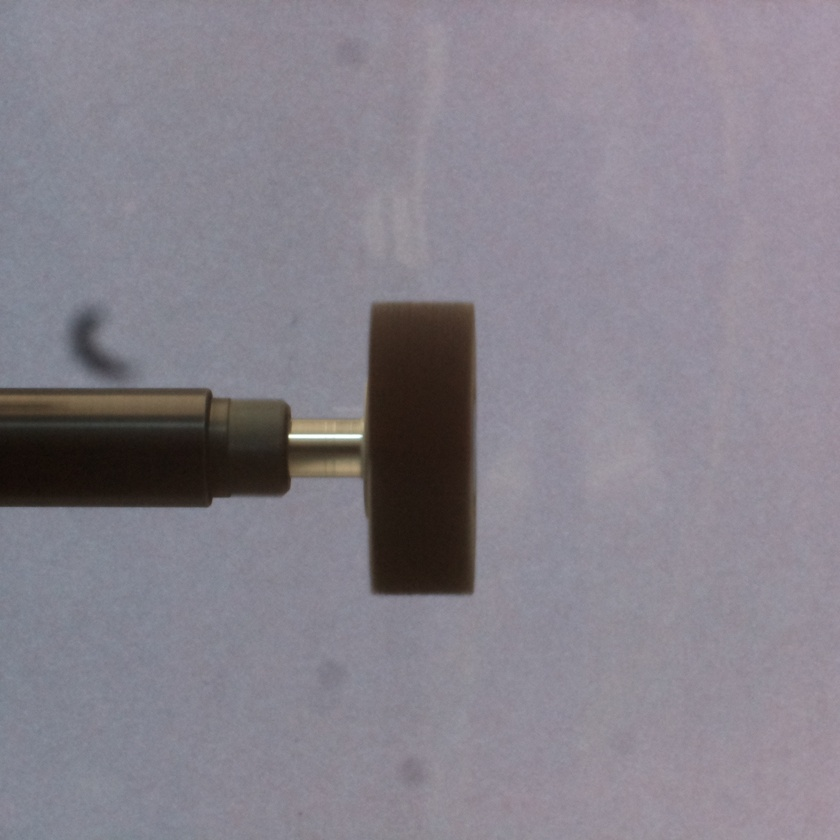
#> input picture Images/30mm/2024_08_16-09_16_image_raw.jpeg, 840 x 840 px, shrunk from 2000 x 2000 before the run, found by its file name
$ python test_30.py
#> lines starting #> are read from the running program, lines starting #| are printed output that depends on the picture; after the words box and inside, x2 and y2 are one past the last pixel; in counts of white or black regions, pixels touching at a corner belong together
import cv2
import numpy as np
import matplotlib.pyplot as plt
from scipy.signal import find_peaks # type: ignore
from scipy.interpolate import splprep, splev # type: ignore

def draw_dashed_line(image, start_point, end_point, color, thickness, dash_length):
    x1, y1 = start_point
    x2, y2 = end_point

    total_length = np.sqrt((x2 - x1) ** 2 + (y2 - y1) ** 2)
    num_dashes = int(total_length // dash_length)

    for i in range(num_dashes):
        start = (int(x1 + (x2 - x1) * i / num_dashes), int(y1 + (y2 - y1) * i / num_dashes))
        end = (int(x1 + (x2 - x1) * (i + 0.5) / num_dashes), int(y1 + (y2 - y1) * (i + 0.5) / num_dashes))
        cv2.line(image, start, end, color, thickness)

def draw_vertical_lines_on_image(input_image_path, output_image_path, line_distance):
    # Load the input image
#> called with line_distance = 5
    image = cv2.imread(input_image_path)
#> image is the input picture: shape (840, 840, 3); mean B, G, R 138.8, 129.3, 134.1

    # Convert to grayscale
    gray_image = cv2.cvtColor(image, cv2.COLOR_BGR2GRAY)

    # Convert to binary image using thresholding
    _, binary_image = cv2.threshold(gray_image, 100, 255, cv2.THRESH_BINARY)
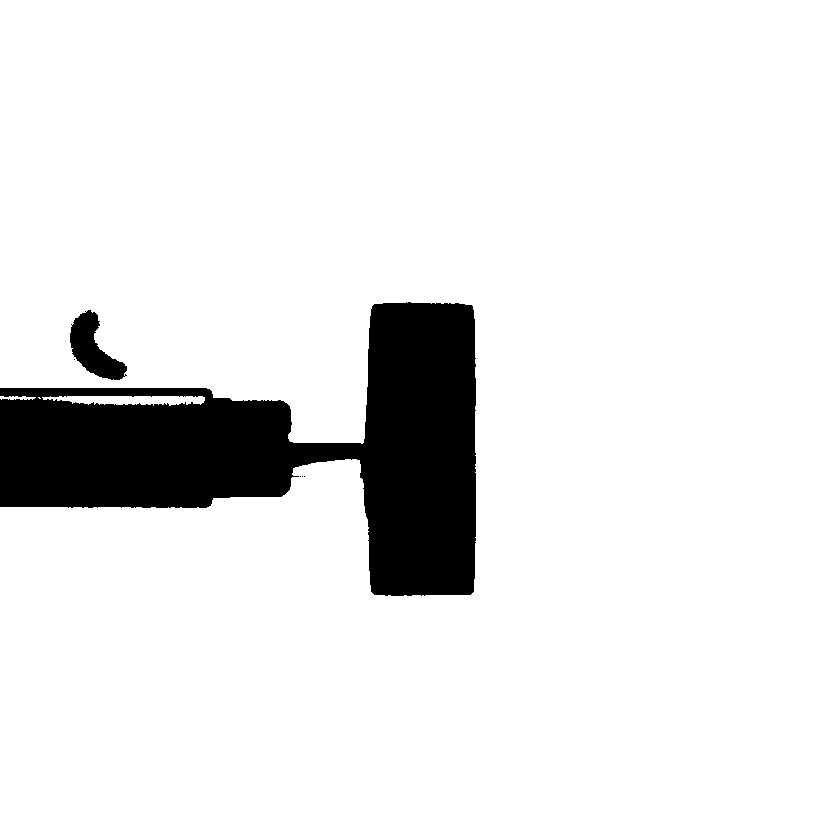
#> binary_image: shape (840, 840); 90.6% white; 6 black regions (4 under 20 px), largest, box (x1, y1, x2, y2) and area: (0, 302, 476, 596) 64588, (70, 310, 127, 380) 1949

    # Apply Gaussian blur to the binary image
    blurred_image = cv2.GaussianBlur(binary_image, (5, 5), 0)

    # Detect edges using Canny edge detection
    edges = cv2.Canny(blurred_image, 100, 200)
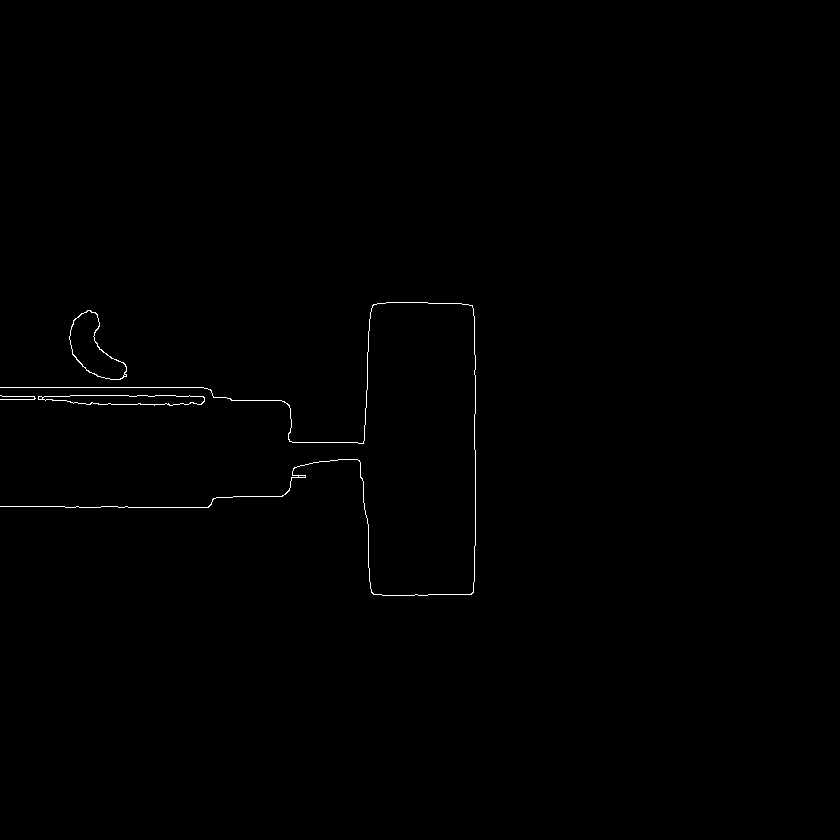
#> edges: shape (840, 840); 0.32% white in thin lines or dots, all inside (x1, y1, x2, y2) = (0, 302, 476, 596)

    # Increase the thickness of the edges
    kernel = np.ones((thickness, thickness), np.uint8)
    edges = cv2.dilate(edges, kernel, iterations=1)
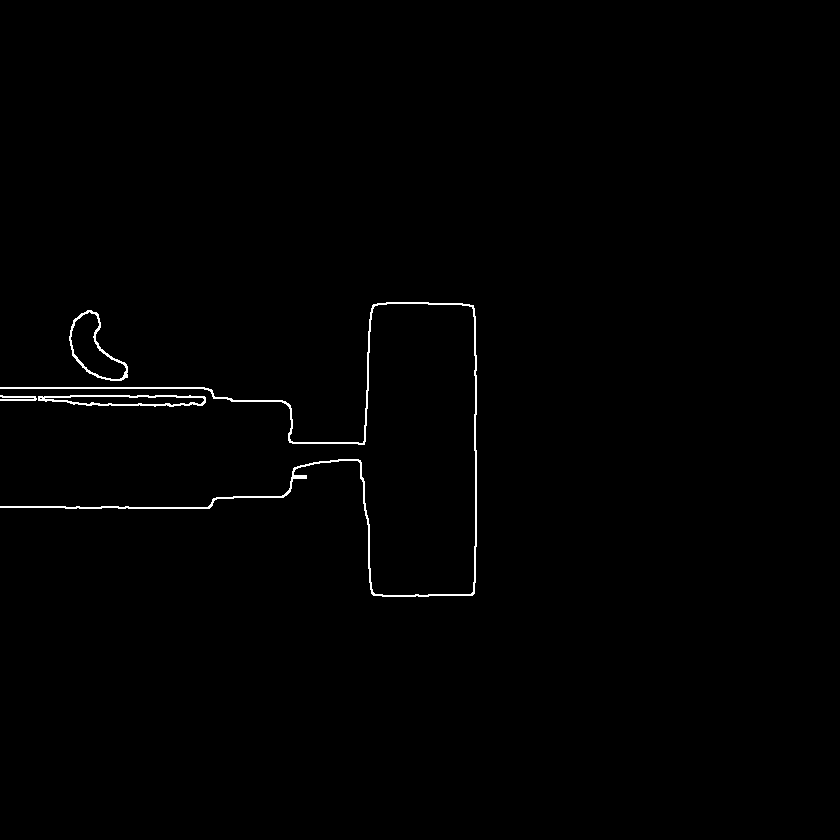
#> edges: shape (840, 840); 0.66% white in thin lines or dots, all inside (x1, y1, x2, y2) = (0, 302, 477, 597)

    # Get the coordinates of edge points
    edge_points = np.column_stack(np.where(edges > 0))
#> edge_points = 4670 pairs, first value 302 to 596, second value 0 to 476

    # Extract x and y coordinates
    x_coords = edge_points[:, 1]
#> x_coords = 4670 values, max 476 at index 691, min 0 at index 1056, mean 243.2
    y_coords = edge_points[:, 0]
#> y_coords = 4670 values from 302 to 596

    # Define the range and bins for the histogram
    x_min, x_max = x_coords.min(), x_coords.max()
#> x_min = 0; x_max = 476
    bins = np.arange(x_min, x_max + 1)
#> bins = 477 values from 0 to 476

    # Calculate the histogram along the x-axis
    countsX, bin_edges = np.histogram(x_coords, bins=bins)
#> countsX = 476 values, max 420 at index 475, min 4 at index 37, mean 9.81; bin_edges = 477 values from 0 to 476
    bin_centers = (bin_edges[:-1] + bin_edges[1:]) / 2
#> bin_centers = 476 values from 0.5 to 475.5

    '''
    # Limit the data for visualization
    countsX = countsX[:250]
    bin_centers = bin_centers[:250]
    '''

    # Find peaks in the histogram
    peaks, _ = find_peaks(countsX, height=75, distance=50)
#> peaks = [368]

    '''
    # Filter out peaks that are out of the truncated range
    valid_peaks = peaks[peaks < len(countsX)]
    '''

    '''
    # Get peak heights and sort them
    if valid_peaks.size > 0:
        peak_heights = countsX[valid_peaks]
        sorted_peaks = np.argsort(peak_heights)[::-1]
        top_two_peaks = valid_peaks[sorted_peaks[:2]]
    else:
        top_two_peaks = []
    '''

    # Check if there are at least two peaks found
    if len(peaks) >= 2:
        # Get peak heights and sort them
        peak_heights = countsX[peaks]
        sorted_peaks = np.argsort(peak_heights)[::-1]
        top_two_peaks = peaks[sorted_peaks[:2]]

        # Sort the top two peaks by x-coordinate (left to right)
        top_two_peaks = top_two_peaks[np.argsort(bin_centers[top_two_peaks])]

        # Extract x-coordinates of the peaks
        left_peak_x = bin_centers[top_two_peaks[0]]
        right_peak_x = bin_centers[top_two_peaks[1]]

        # Calculate pixel-to-mm conversion factor
        pixel_to_mm = 10.0 / (right_peak_x - left_peak_x)
        print(f"Conversion factor of 1 pixel is {pixel_to_mm} mm")

        # Round values to 2 decimal places
        left_peak_x = round(left_peak_x, 2)
        right_peak_x = round(right_peak_x, 2)

        print(f"Left peak X-coordinate: {round(left_peak_x * pixel_to_mm, 2)}")
        print(f"Right peak X-coordinate: {round(right_peak_x * pixel_to_mm, 2)}")
    else:
        print("Less than two peaks detected.")
        return

    '''
    # Consider histogram endpoints as potential peaks
    potential_peaks = np.concatenate(([0], valid_peaks, [len(countsX)-1]))
    potential_heights = countsX[potential_peaks]
    sorted_potential_peaks = np.argsort(potential_heights)[::-1]
    top_two_peaks_with_ends = potential_peaks[sorted_potential_peaks[:2]]
    '''

    # Consider histogram endpoints as potential peaks
    potential_peaks = np.concatenate(([0], peaks, [len(countsX)-1]))
    potential_heights = countsX[potential_peaks]
    sorted_potential_peaks = np.argsort(potential_heights)[::-1]
    top_two_peaks_with_ends = potential_peaks[sorted_potential_peaks[:2]]

    # Plotting
    plt.figure(figsize=(15, 6))

    # Original image with edges
    plt.subplot(1, 2, 1)
    plt.imshow(cv2.cvtColor(image, cv2.COLOR_BGR2RGB))
    plt.contour(edges, colors='r', levels=[0.5])
    plt.title('Image with Edges')
    plt.axis('off')

    # Histogram and peaks
    plt.subplot(1, 2, 2)
    plt.bar(bin_centers, countsX, width=1, color='g', alpha=0.6, label='Histogram')
    plt.plot(bin_centers, countsX, label='Counts')

    if len(top_two_peaks) > 0:
        plt.scatter(bin_centers[top_two_peaks], countsX[top_two_peaks], color='r', s=50, zorder=5, label='Top Peaks')
        plt.axvline(bin_centers[top_two_peaks[0]], color='r', linestyle='--', label='Peak 1')
        if len(top_two_peaks) > 1:
            plt.axvline(bin_centers[top_two_peaks[1]], color='b', linestyle='--', label='Peak 2')

    plt.xlabel('X-coordinate')
    plt.ylabel('Number of Edge Points')
    plt.title('Histogram with Detected Peaks')
    plt.legend()
    plt.grid(True)

    plt.tight_layout()
    plt.show()

    ## For geting the sampled points within the required region (only Flap Wheel)

    # Increase the thickness of the edges
    kernel = np.ones((thickness, thickness), np.uint8)
    edges = cv2.dilate(edges, kernel, iterations=1)

    # Convert the edge image to a color image
    color_edges = cv2.cvtColor(edges, cv2.COLOR_GRAY2BGR)

    # Get the dimensions of the image
    image_height, image_width = edges.shape[:2]

    # Temporary image for drawing lines
    temp_image = np.copy(color_edges)

    # List to store coordinates of highlighted points
    highlighted_points = []
###
    midpoints = []

    # Draw vertical white lines
    for x in range(0, image_width, line_distance):
        # Draw the vertical line on the copy image
        cv2.line(temp_image, (x, 0), (x, image_height - 1), (255, 255, 255), 1)

        # Highlight intersections with red dots
        intersections = []
        for y in range(image_height):
            if edges[y, x] == 255:  # Check if there is an edge at this point
                intersections.append(y)
                # cv2.circle(color_edges, (x, y), dot_radius, (0, 0, 255), -1)  # Draw a red dot

        if len(intersections) > 1:
            # Calculate the midpoint of the intersections
            midpoints.append(np.mean(intersections))

    # Select 10 midpoints from the middle of the list
    num_midpoints = len(midpoints)
    if num_midpoints > 10:
        start_idx = (num_midpoints - 10) // 2
        selected_midpoints = midpoints[start_idx:start_idx + 10]
    else:
        selected_midpoints = midpoints

    # Calculate the average of the selected midpoints
    if selected_midpoints:
        average_y = np.mean(selected_midpoints)

        # Draw a horizontal blue line at the average y-coordinate
        # cv2.line(color_edges, (0, int(average_y)), (image_width - 1, int(average_y)), (255, 0, 0), thickness)

    # Draw a horizontal dashed blue line at the average y-coordinate with increased thickness
    draw_dashed_line(color_edges, (0, int(average_y)), (image_width - 1, int(average_y)), (255, 0, 0), thickness, dash_length)

    # Draw vertical lines at the detected peaks
    for peak_x in [left_peak_x, right_peak_x]:
        cv2.line(color_edges, (int(peak_x), 0), (int(peak_x), image_height), (255, 0, 0), thickness)  # Blue vertical line


    # Remove the vertical lines from the final output
    final_image = color_edges.copy()
    for x in range(0, image_width, line_distance):
        cv2.line(final_image, (x, 0), (x, image_height - 1), (0, 0, 0), 1)
###


    # Draw vertical white lines and highlight intersections
    for x in range(int(left_peak_x), int(right_peak_x), line_distance):
        for y in range(image_height):
            if edges[y, x] == 255:  # Check if there is an edge at this point
                cv2.circle(color_edges, (x, y), dot_radius, (0, 0, 255), -1)  # Draw a red dot
                # Convert pixel coordinates to mm and adjust based on reference axes
                x_mm = (x - left_peak_x) * pixel_to_mm
                y_mm = (average_y - y) * pixel_to_mm  # Flip y-axis
                highlighted_points.append((x_mm, y_mm))  # Store the coordinates in mm
                break
            temp_image[y, x] = (255, 255, 255)  # Draw the vertical line in the temporary image

    # Remove vertical white lines by copying the original thick edges to the final image
    final_image = np.copy(color_edges)

    # Save the resulting image to a file using matplotlib
    plt.imsave(output_image_path, cv2.cvtColor(final_image, cv2.COLOR_BGR2RGB))

    # Display the resulting image using matplotlib
    plt.imshow(cv2.cvtColor(color_edges, cv2.COLOR_BGR2RGB))
    plt.title('Vertical Lines and Intersections Highlighted')
    plt.axis('off')  # Hide axis
    plt.show()

    # Save the coordinates in mm to a text file
    with open(coordinates_output_path, 'w') as file:
        for point in highlighted_points:
            file.write(f"{point[0]:.2f}, {point[1]:.2f}\n")

    # Return the list of highlighted points
    return highlighted_points

def plot_spline_from_coordinates(coordinates_file):
    # Read coordinates from the file
    with open(coordinates_output_path, 'r') as file:
#> (reads outputs/coordinates_test_30.txt from the repository)
        lines = file.readlines()

    # Parse the coordinates
    coordinates = []
    for line in lines:
        x, y = map(float, line.strip().split(', '))
        coordinates.append((x, y))

    # Convert to numpy array for easier manipulation
    coordinates = np.array(coordinates)

    # Sort coordinates by x-value
    sorted_coords = coordinates[np.argsort(coordinates[:, 0])]
    x_sorted = sorted_coords[:, 0]
    y_sorted = sorted_coords[:, 1]

    # Scale the coordinates
    # x_scaled = x_sorted * x_scale
    # y_scaled = y_sorted * y_scale


     # Fit a spline to the data points
    tck, u = splprep([x_sorted, y_sorted], s=0)
    unew = np.linspace(0, 1.0, num=len(x_sorted)*10)  # Generate points for smooth spline
    out = splev(unew, tck)

    # Plotting
    plt.figure(figsize=(10, 6))
    plt.plot(out[0], out[1], 'b-', label='Spline')
    # plt.scatter(x_sorted, y_sorted, color='r', label='Sampled Points')
    plt.xlabel('X-coordinate (mm)')
    plt.ylabel('Y-coordinate (mm)')
    plt.title('Spline Through Sampled Points')
    # plt.gca().invert_yaxis()  # Flip the y-axis

    # Set axis limits for better scaling (optional)
    # plt.xlim(min(x_scaled) - 100, max(x_scaled) + 100)  # Extend range for X-axis
    # plt.ylim(min(y_scaled) - 100, max(y_scaled) + 100)  # Extend range for Y-axis

    # plt.gca().invert_yaxis()  # Flip the y-axis
    plt.legend()
    plt.grid(True)
    plt.show()
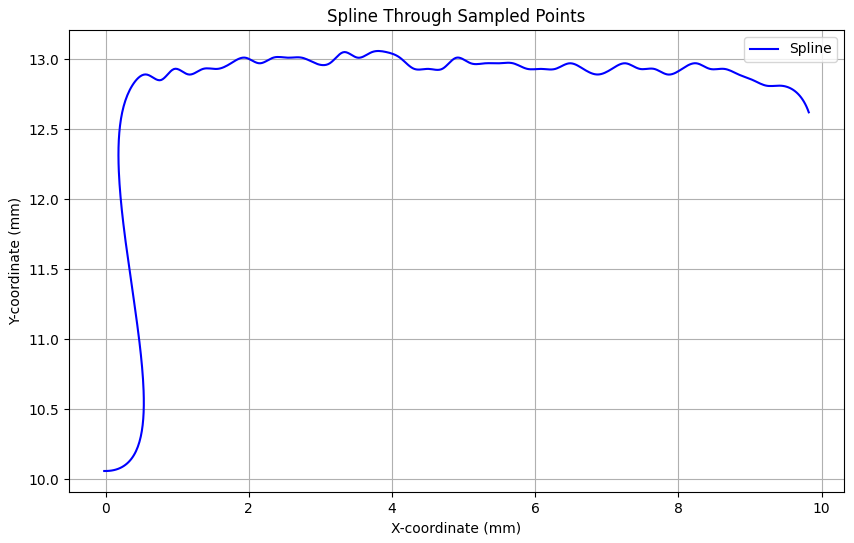
#> figure drawn by matplotlib, 1 panel

# Parameters
input_image_path = r'D:\My Files\HiWi IFPT\hiwiifpt\Images\30mm\2024_08_16-09_16_image_raw.jpeg'  # Path to the input image
output_image_path = r'D:\My Files\HiWi IFPT\hiwiifpt\outputs\test_30.jpg'  # Path to save the output image
coordinates_output_path = r'D:\My Files\HiWi IFPT\hiwiifpt\outputs\coordinates_test_30.txt'  # Path to save the coordinates of the highlighted points
line_distance = 5  # Distance between vertical lines
thickness = 2  # Thickness of the edges of the edge image
dot_radius = 3  # Radius of the red dots at intersection
x_scale = 1.5  # Scale factor for X-axis
y_scale = 1.2  # Scale factor for Y-axis
dash_length = 10  # Length of each dash in the dashed line

# Draw vertical lines on the input image
draw_vertical_lines_on_image(input_image_path, output_image_path, line_distance)
plot_spline_from_coordinates(coordinates_output_path)
